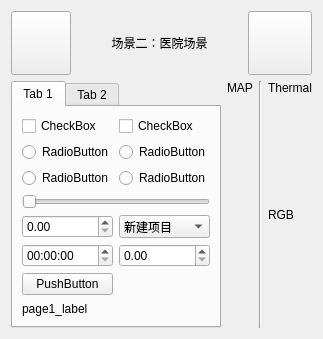
      <widget class="QWidget" name="page_2">
       <property name="mouseTracking">
        <bool>false</bool>
       </property>
       <property name="tabletTracking">
        <bool>false</bool>
       </property>
       <layout class="QGridLayout" name="gridLayout_16">
        <item row="0" column="0">
         <layout class="QGridLayout" name="gridLayout_6">
          <item row="1" column="4">
           <widget class="QLabel" name="label_Thermal_text_2">
            <property name="text">
             <string>Thermal</string>
            </property>
           </widget>
          </item>
          <item row="1" column="1">
           <widget class="QLabel" name="label_map_text_2">
            <property name="text">
             <string>MAP</string>
            </property>
           </widget>
          </item>
          <item row="0" column="0" colspan="5">
           <layout class="QHBoxLayout" name="horizontalLayout_3">
            <item>
             <widget class="QPushButton" name="button_back_2">
              <property name="enabled">
               <bool>true</bool>
              </property>
              <property name="sizePolicy">
               <sizepolicy hsizetype="Maximum" vsizetype="Maximum">
                <horstretch>0</horstretch>
                <verstretch>0</verstretch>
               </sizepolicy>
              </property>
              <property name="minimumSize">
               <size>
                <width>60</width>
                <height>40</height>
               </size>
              </property>
              <property name="maximumSize">
               <size>
                <width>100</width>
                <height>64</height>
               </size>
              </property>
              <property name="sizeIncrement">
               <size>
                <width>0</width>
                <height>200</height>
               </size>
              </property>
              <property name="baseSize">
               <size>
                <width>0</width>
                <height>0</height>
               </size>
              </property>
              <property name="styleSheet">
               <string notr="true"/>
              </property>
              <property name="text">
               <string/>
              </property>
             </widget>
            </item>
            <item>
             <widget class="QLabel" name="label_title_2">
              <property name="sizePolicy">
               <sizepolicy hsizetype="Expanding" vsizetype="Maximum">
                <horstretch>0</horstretch>
                <verstretch>0</verstretch>
               </sizepolicy>
              </property>
              <property name="maximumSize">
               <size>
                <width>16777215</width>
                <height>50</height>
               </size>
              </property>
              <property name="styleSheet">
               <string notr="true"/>
              </property>
              <property name="text">
               <string>场景二：医院场景</string>
              </property>
              <property name="alignment">
               <set>Qt::AlignCenter</set>
              </property>
              <property name="margin">
               <number>0</number>
              </property>
             </widget>
            </item>
            <item>
             <widget class="QPushButton" name="button_exit_2">
              <property name="sizePolicy">
               <sizepolicy hsizetype="Maximum" vsizetype="Maximum">
                <horstretch>0</horstretch>
                <verstretch>0</verstretch>
               </sizepolicy>
              </property>
              <property name="minimumSize">
               <size>
                <width>64</width>
                <height>64</height>
               </size>
              </property>
              <property name="maximumSize">
               <size>
                <width>64</width>
                <height>64</height>
               </size>
              </property>
              <property name="text">
               <string/>
              </property>
             </widget>
            </item>
           </layout>
          </item>
          <item row="2" column="1" rowspan="3">
           <widget class="QLabel" name="label_map_2">
            <property name="sizePolicy">
             <sizepolicy hsizetype="Expanding" vsizetype="Expanding">
              <horstretch>8</horstretch>
              <verstretch>0</verstretch>
             </sizepolicy>
            </property>
            <property name="text">
             <string/>
            </property>
            <property name="scaledContents">
             <bool>true</bool>
            </property>
           </widget>
          </item>
          <item row="2" column="4">
           <widget class="QLabel" name="label_hot_image_2">
            <property name="sizePolicy">
             <sizepolicy hsizetype="Expanding" vsizetype="Expanding">
              <horstretch>3</horstretch>
              <verstretch>0</verstretch>
             </sizepolicy>
            </property>
            <property name="maximumSize">
             <size>
              <width>500</width>
              <height>16777215</height>
             </size>
            </property>
            <property name="text">
             <string/>
            </property>
            <property name="scaledContents">
             <bool>true</bool>
            </property>
           </widget>
          </item>
          <item row="1" column="0" rowspan="4">
           <widget class="QTabWidget" name="tabWidget_2">
            <property name="sizePolicy">
             <sizepolicy hsizetype="Maximum" vsizetype="Expanding">
              <horstretch>0</horstretch>
              <verstretch>0</verstretch>
             </sizepolicy>
            </property>
            <property name="maximumSize">
             <size>
              <width>300</width>
              <height>16777215</height>
             </size>
            </property>
            <property name="currentIndex">
             <number>0</number>
            </property>
            <widget class="QWidget" name="tab_3">
             <attribute name="title">
              <string>Tab 1</string>
             </attribute>
             <layout class="QGridLayout" name="gridLayout_7">
              <item row="0" column="0">
               <widget class="QCheckBox" name="checkBox_3">
                <property name="sizePolicy">
                 <sizepolicy hsizetype="Expanding" vsizetype="Expanding">
                  <horstretch>0</horstretch>
                  <verstretch>0</verstretch>
                 </sizepolicy>
                </property>
                <property name="text">
                 <string>CheckBox</string>
                </property>
               </widget>
              </item>
              <item row="0" column="1">
               <widget class="QCheckBox" name="checkBox_4">
                <property name="sizePolicy">
                 <sizepolicy hsizetype="Expanding" vsizetype="Expanding">
                  <horstretch>0</horstretch>
                  <verstretch>0</verstretch>
                 </sizepolicy>
                </property>
                <property name="text">
                 <string>CheckBox</string>
                </property>
               </widget>
              </item>
              <item row="1" column="0">
               <widget class="QRadioButton" name="radioButton_5">
                <property name="sizePolicy">
                 <sizepolicy hsizetype="Minimum" vsizetype="Expanding">
                  <horstretch>0</horstretch>
                  <verstretch>0</verstretch>
                 </sizepolicy>
                </property>
                <property name="text">
                 <string>RadioButton</string>
                </property>
               </widget>
              </item>
              <item row="1" column="1">
               <widget class="QRadioButton" name="radioButton_6">
                <property name="sizePolicy">
                 <sizepolicy hsizetype="Minimum" vsizetype="Expanding">
                  <horstretch>0</horstretch>
                  <verstretch>0</verstretch>
                 </sizepolicy>
                </property>
                <property name="text">
                 <string>RadioButton</string>
                </property>
               </widget>
              </item>
              <item row="2" column="0">
               <widget class="QRadioButton" name="radioButton_7">
                <property name="sizePolicy">
                 <sizepolicy hsizetype="Minimum" vsizetype="Expanding">
                  <horstretch>0</horstretch>
                  <verstretch>0</verstretch>
                 </sizepolicy>
                </property>
                <property name="text">
                 <string>RadioButton</string>
                </property>
               </widget>
              </item>
              <item row="2" column="1">
               <widget class="QRadioButton" name="radioButton_8">
                <property name="sizePolicy">
                 <sizepolicy hsizetype="Minimum" vsizetype="Expanding">
                  <horstretch>0</horstretch>
                  <verstretch>0</verstretch>
                 </sizepolicy>
                </property>
                <property name="text">
                 <string>RadioButton</string>
                </property>
               </widget>
              </item>
              <item row="3" column="0" colspan="2">
               <widget class="QSlider" name="horizontalSlider_2">
                <property name="orientation">
                 <enum>Qt::Horizontal</enum>
                </property>
               </widget>
              </item>
              <item row="4" column="0">
               <widget class="QDoubleSpinBox" name="doubleSpinBox_3">
                <property name="sizePolicy">
                 <sizepolicy hsizetype="Expanding" vsizetype="Expanding">
                  <horstretch>0</horstretch>
                  <verstretch>0</verstretch>
                 </sizepolicy>
                </property>
               </widget>
              </item>
              <item row="4" column="1">
               <widget class="QComboBox" name="comboBox_2">
                <property name="sizePolicy">
                 <sizepolicy hsizetype="Expanding" vsizetype="Expanding">
                  <horstretch>0</horstretch>
                  <verstretch>0</verstretch>
                 </sizepolicy>
                </property>
                <item>
                 <property name="text">
                  <string>新建项目</string>
                 </property>
                </item>
                <item>
                 <property name="text">
                  <string>新建项目</string>
                 </property>
                </item>
                <item>
                 <property name="text">
                  <string>新建项目</string>
                 </property>
                </item>
                <item>
                 <property name="text">
                  <string>新建项目</string>
                 </property>
                </item>
                <item>
                 <property name="text">
                  <string>新建项目</string>
                 </property>
                </item>
               </widget>
              </item>
              <item row="5" column="0">
               <widget class="QTimeEdit" name="timeEdit_2">
                <property name="sizePolicy">
                 <sizepolicy hsizetype="Expanding" vsizetype="Expanding">
                  <horstretch>0</horstretch>
                  <verstretch>0</verstretch>
                 </sizepolicy>
                </property>
               </widget>
              </item>
              <item row="5" column="1">
               <widget class="QDoubleSpinBox" name="doubleSpinBox_4">
                <property name="sizePolicy">
                 <sizepolicy hsizetype="Expanding" vsizetype="Expanding">
                  <horstretch>0</horstretch>
                  <verstretch>0</verstretch>
                 </sizepolicy>
                </property>
               </widget>
              </item>
              <item row="6" column="0">
               <widget class="QPushButton" name="pushButton_3">
                <property name="sizePolicy">
                 <sizepolicy hsizetype="Minimum" vsizetype="Expanding">
                  <horstretch>0</horstretch>
                  <verstretch>0</verstretch>
                 </sizepolicy>
                </property>
                <property name="text">
                 <string>PushButton</string>
                </property>
               </widget>
              </item>
              <item row="7" column="0" colspan="2">
               <widget class="QLabel" name="label_5">
                <property name="sizePolicy">
                 <sizepolicy hsizetype="Expanding" vsizetype="Expanding">
                  <horstretch>0</horstretch>
                  <verstretch>0</verstretch>
                 </sizepolicy>
                </property>
                <property name="text">
                 <string>page1_label</string>
                </property>
               </widget>
              </item>
             </layout>
            </widget>
            <widget class="QWidget" name="tab_4">
             <attribute name="title">
              <string>Tab 2</string>
             </attribute>
            </widget>
           </widget>
          </item>
          <item row="3" column="4">
           <widget class="QLabel" name="label_RGB_text_2">
            <property name="text">
             <string>RGB</string>
            </property>
            <property name="margin">
             <number>0</number>
            </property>
           </widget>
          </item>
          <item row="4" column="4">
           <widget class="QLabel" name="label_rgb_image_2">
            <property name="sizePolicy">
             <sizepolicy hsizetype="Expanding" vsizetype="Expanding">
              <horstretch>3</horstretch>
              <verstretch>0</verstretch>
             </sizepolicy>
            </property>
            <property name="maximumSize">
             <size>
              <width>500</width>
              <height>16777215</height>
             </size>
            </property>
            <property name="text">
             <string/>
            </property>
            <property name="scaledContents">
             <bool>true</bool>
            </property>
           </widget>
          </item>
          <item row="1" column="2" rowspan="4" colspan="2">
           <widget class="Line" name="line_2">
            <property name="orientation">
             <enum>Qt::Vertical</enum>
            </property>
           </widget>
          </item>
         </layout>
        </item>
       </layout>
      </widget>
